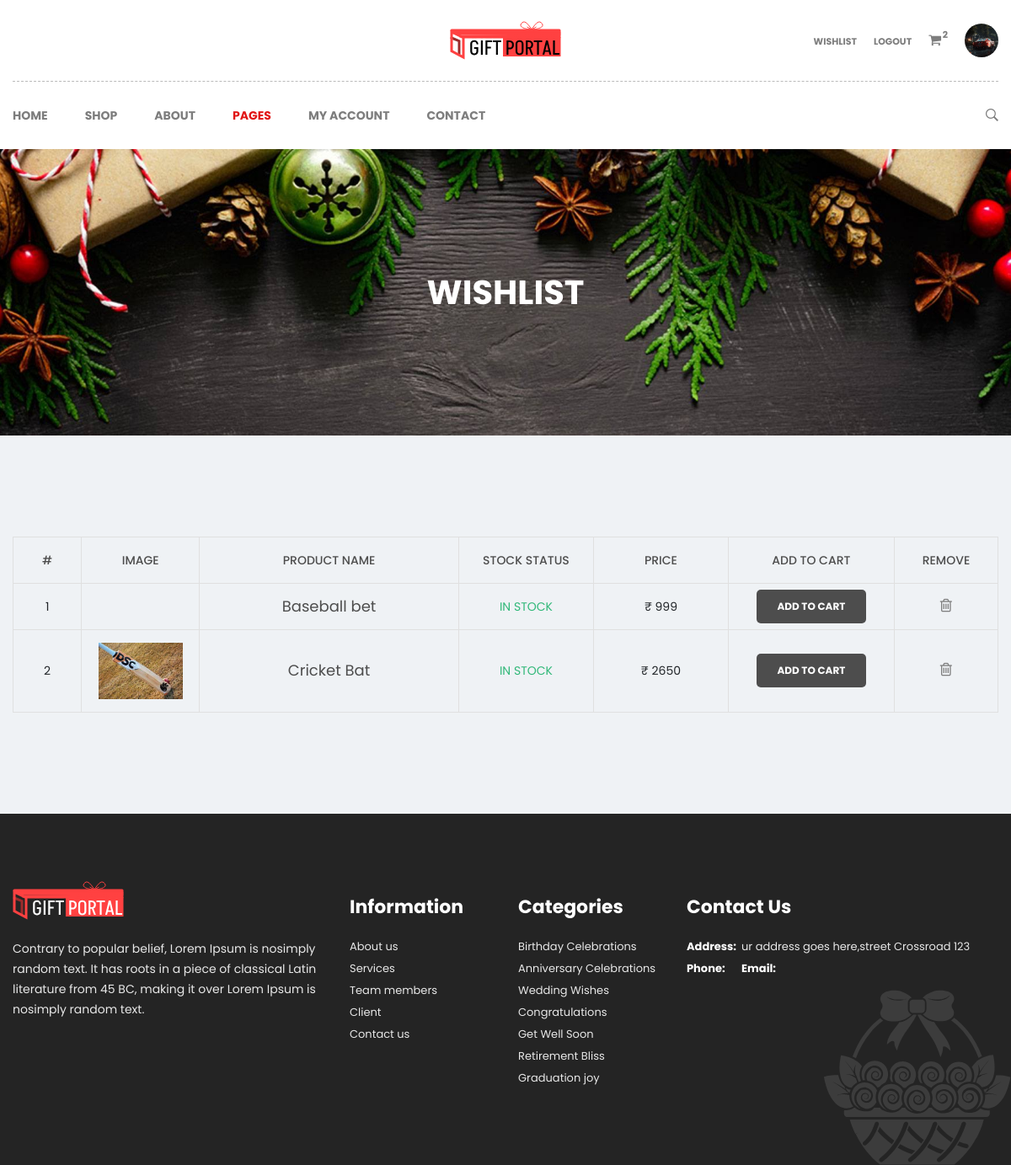
Screenshot of /wishlist (signed in) with the database file from the repository.
### giftapp/models.py (models this page shows, shortened)
class usertable(models.Model):
    u_name=models.CharField(max_length=20)
    u_email=models.CharField(max_length=20)
    u_password=models.CharField(max_length=25)
    u_phone=models.BigIntegerField()
    u_status=models.IntegerField(choices=U_STATUS, default=0)
    u_image=models.ImageField()
    u_type=models.CharField(max_length=10)
    dob=models.DateField()
    is_verified=models.BooleanField(default=False)
    comments=models.CharField(max_length=100, default="")
    u_address=models.TextField(default="")
    def user_photo(self):
       return mark_safe('<img src="{}" width="100"/>'.format(self.u_image.url))
    user_photo.allow_tags = True

class wishlist(models.Model):
    u_id = models.ForeignKey(usertable, on_delete=models.CASCADE)
    p_id = models.ForeignKey(producttable, on_delete=models.CASCADE)
    created_at = models.DateTimeField(auto_now_add=True)

class producttable(models.Model):
    catid = models.ForeignKey(categorytable, on_delete=models.CASCADE)
    stockist_id = models.ForeignKey(usertable, on_delete=models.CASCADE)
    p_name=models.CharField(max_length=15)
    p_description=models.CharField(max_length=25)
    p_image=models.ImageField()
    p_quantity=models.IntegerField()
    p_price=models.BigIntegerField()
    p_status=models.IntegerField(choices=PRODUCT_STATUS, default=0)

### giftapp/views.py (the view)
# urls.py: path("wishlist", views.wishList, name="wishlist"),
def wishList(request):
    dataOfWish = wishlist.objects.filter(u_id=request.session.get('u_id'))
    return render(request, "wishlist.html", {'data':dataOfWish})

### giftapp/context_processors.py (called while the page is built)
def user_data(request):
    user_id = request.session.get('u_id')
    seller = False
    user_data = None
    fetchCartData = 0
    fetchCart = None
    if user_id:
        try:
            user_data = usertable.objects.get(id=user_id)
            fetchCartData = carttable.objects.filter(userid=user_data).count()
            fetchCart = carttable.objects.filter(userid=usertable.objects.get(id=request.session['u_id']))
            if user_data.u_type == "seller":
                seller = True
        except usertable.DoesNotExist:
            pass
    return {'user_data': user_data,
            'seller': seller, 'cartCount': fetchCartData, 'cartData': fetchCart, 'fetchCart': fetchCart}

### giftapp/templates/wishlist.html (shortened to what this page needs)
<!doctype html>
{% load static %}
<html class="no-js" lang="en">
    <head>
        <link rel="stylesheet" href="{% static 'css/bootstrap.min.css' %}" />
        <link rel="stylesheet" href="{% static 'css/font-awesome.min.css' %}" />
        <link rel="stylesheet" href="{% static 'css/ionicons.min.css' %}" />
        <link rel="stylesheet" href="{% static 'css/plugins.css' %}" />
        <link rel="stylesheet" href="{% static "style.css" %}" />
    </head>
<body>
<div id="main-wrapper" class="section">
    {% include 'includes/header.html' %}
    <div class="page-banner-section section" style="background-image: url({% static "img/bg/page-banner.jpg" %})">
        <div class="container">
            <div class="row">
                <div class="page-title text-center col">
                    <h1>Wishlist</h1>
                </div>
            </div>
        </div>
    </div>
    <div class="wishlist-section section pt-120 pb-90">
        <div class="container">
            <div class="row">
                <div class="col-12">
                    <div class="table-responsive mb-30">
                        <table class="table cart-table text-center">
                            <thead>
                                <tr>
                                    <th class="number">#</th>
                                    <th class="image">image</th>
                                    <th class="name">product name</th>
                                    <th class="qty">stock status</th>
                                    <th class="price">price</th>
                                    <th class="total">add to cart</th>
                                    <th class="remove">remove</th>
                                </tr>
                            </thead>
                            <tbody>
                                {%if data%}
                                {% for wishData in data %}
                                    <tr>
                                    <td><span class="cart-number">{{forloop.counter}}</span></td>
                                    <td><a href="product-details/{{wishData.p_id.id}}" class="cart-pro-image"><img src="/media/{{wishData.p_id.p_image}}" alt="" /></a></td>
                                    <td><a href="product-details/{{wishData.p_id.id}}" class="cart-pro-title">{{wishData.p_id.p_name}}</a></td>
                                    <td><p class="stock in-stock">
                                        {% if wishData.p_id.p_quantity <= 0 %}
                                            not in stock
                                        {%elif wishData.p_id.p_quantity <= 15 %}
                                            hurry up, few left!
                                        {%else%}
                                            in stock
                                        {% endif %}
                                    </p></td>
                                    <td><p class="cart-pro-price">₹ {{wishData.p_id.p_price}}</p></td>
                                    <td><button class="wl-add-cart-btn">add to cart</button></td>
                                    <td>
                                        <a href="deletewishlistitem/{{wishData.id}}">
                                            <button class="cart-pro-remove"><i class="fa fa-trash-o"></i></button>
                                        </a>
                                    </td>
                                </tr>
                                {% endfor %}
                                {%else%}
                                <tr>
                                    <td colspan="7">No Wish Yet.</td>
                                </tr>
                                {%endif%}
                            </tbody>
                        </table>
                    </div>
                </div>
            </div>
        </div>
    </div>
    {% include 'includes/footer.html' %}
</div>
</body>
</html>

### giftapp/templates/includes/header.html (shortened to what this page needs)
<!DOCTYPE html>
{% load static %}
<html class="no-js" lang="en">
  <head>
    <link rel="stylesheet" href="{% static 'css/bootstrap.min.css' %}" />
    <link rel="stylesheet" href="{% static 'css/font-awesome.min.css' %}" />
    <link rel="stylesheet" href="{% static 'css/ionicons.min.css' %}" />
    <link rel="stylesheet" href="{% static 'css/plugins.css' %}" />
    <link rel="stylesheet" href="{% static "style.css" %}" />
  </head>
  <body>
    <div id="main-wrapper" class="section">
    <div class="header-section section">
        <div class="account-menu header-top">
          <div class="container">
            <div class="row">
              <div class="col">
                <div class="header-top-wrapper">
                  <div class="row">
                    <div class="header-social col-md-4 col-12">
                            </div>
                    <div class="header-logo col-md-4 col-12">
                      <a href="/" class="logo"
                        ><img src="{% static '/img/logo.svg' %}" alt="logo" /></a
                      >
                    </div>
                    <div class="account-menu user-menu col-md-4 col-12">
                      <ul>
                        {%if request.session.u_id is not None%}
                        {% if seller %}
                        <li><a href="/addproduct">addproduct</a></li>
                        {% else %}
                        <li><a href="/wishlist">Wishlist</a></li>
                        {% endif %}
                        <li><a href="/logout">Logout</a></li>
                        {%if not seller%}
                        <li>
                          <a href="#" data-toggle="dropdown"
                            ><i class="fa fa-shopping-cart"></i
                            ><span class="num">{{cartCount}}</span></a
                          >
                        </li>
                        {%endif%}
                        {%endif%}
                        {%if user_data is not None%}
                        <li>
                          <img src="/media/{{user_data.u_image}}" class="u_image" alt="" srcset="">
                         </li>
                         {%endif%}
                      </ul>
                    </div>
                  </div>
                </div>
              </div>
            </div>
          </div>
        </div>
        <div class="header-bottom section">
          <div class="container">
            <div class="row">
              <div class="header-bottom-wrapper text-center col">
                <nav id="main-menu" class="main-menu">
                  <ul>
                    {% if request.path == "/" %}
                    <li class='active'><a  href="/">Home</a></li>
                    {% else %}
                    <li ><a  href="/">Home</a></li>
                    {% endif %}
                    {% if request.path == "/shop" %}
                    <li class="active">
                      <a href="{% url 'shop' %}" class="active">shop</a>
                    </li>
                    {%else%}
                    <li>
                      <a href="{% url 'shop' %}">shop</a>
                    </li>
                    {%endif%}
                    {% if request.path == "/about" %}
                    <li class='active'><a  href="/about">about</a></li>
                    {% else %}
                    <li ><a  href="/about">about</a></li>
                    {% endif %}
                    {%if request.path == "/cart" or request.path == "/checkout" or request.path == "/wishlist" or request.path == "under-construction"%}
                    <li class='active'>
                      <a href="#">pages</a>
                    </li>
                    {%endif%}
                    {%if request.path == "/signup" or request.path == "/login"%}
                    <li class='active'>
                      <a href="">My account</a>
                      <ul class="sub-menu">
                        {%if request.path == "/signup"%}
                        <li class='active'><a href="/signup">Sign Up</a></li>
                        {%else%}
                        <li><a href="/signup">Sign Up</a></li>
                        {%endif%}
                        {%if request.path == "/login"%}
                        <li class='active'><a href="/login">Log In</a></li>
                        {%else%}
                        <li><a href="/login">Log In</a></li>
                        {%endif%}
                      </ul>
                    </li>
                    {%else%}
                    <li >
                      <a href>My account</a>
                    </li>
                    {%endif%}
                    {% if request.path == "/contact" %}
                    <li class='active'><a  href="/contact">Contact</a></li>
                    {% else %}
                    <li ><a  href="/contact">Contact</a></li>
                    {% endif %}
                  </ul>
                </nav>
                <div class="header-search">
                  <button class="search-toggle">
                    <i class="ion-ios-search-strong"></i>
                  </button>
                </div>
              </div>
            </div>
          </div>
        </div>
      </div>
    </div>
  </body>
</html>

### giftapp/templates/includes/header.html (style rules this page uses)
.user-menu { display: flex; align-items: center; }
.user-menu ul { display: flex; align-items: center; list-style-type: none; margin: 0; padding: 0; }
.user-menu ul li { margin-left: 10px; }
.u_image { width: 40px; height: 40px; border-radius: 50%; object-fit: cover; }

### rows the page displays
usertable: u_image (picture)
wishlist: p_id.p_name "Baseball bet", shows "IN STOCK", p_id.p_price "999"
wishlist: p_id.p_image (picture), p_id.p_name "Cricket Bat", shows "IN STOCK", p_id.p_price "2650"

### other values shown
{{ cartCount }} "2"
